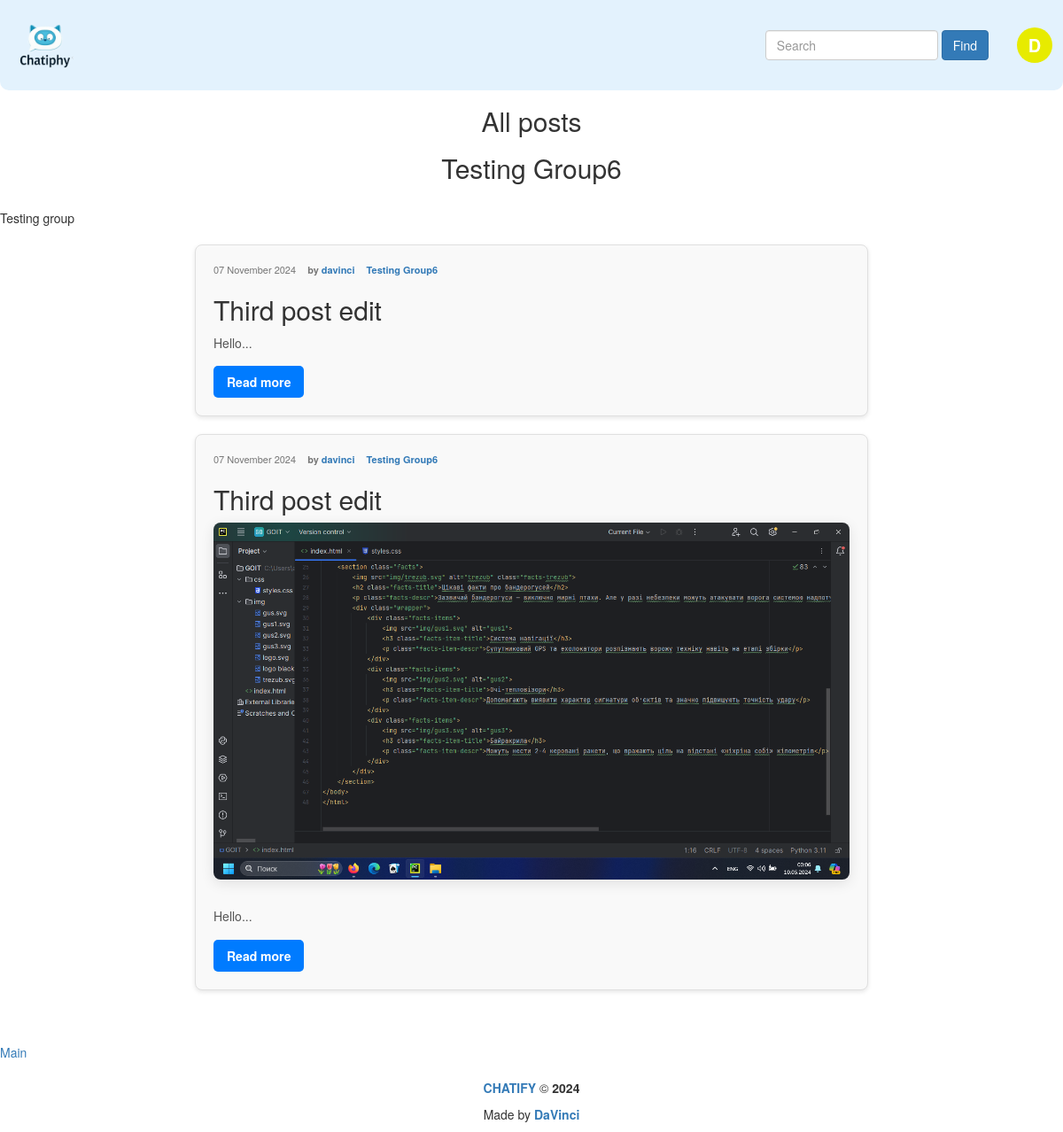
Before: /groups/testing-group6 (signed in) with the older database file.
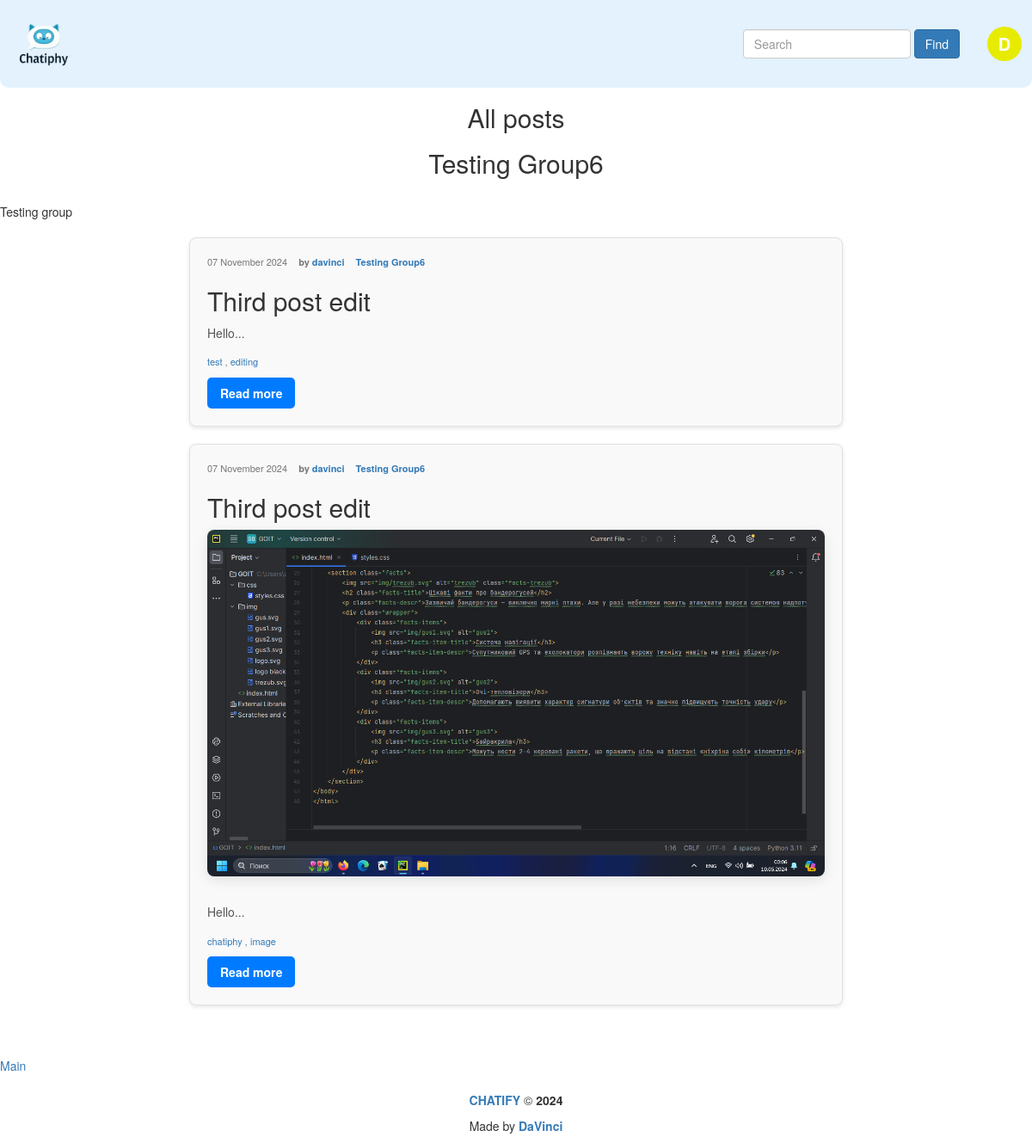
After: the same page with the newer database file.
### post_maker/models.py (models this page shows, shortened)
class Group(models.Model):
    title = models.CharField(max_length=200, default="")
    slug = models.SlugField(max_length=200, unique=True, blank=True)
    description = models.TextField(default="")
    def __str__(self):
        return self.title

class Post(models.Model):
    title = models.CharField(
        max_length=250,
        default=''
    )
    text = models.TextField(
        help_text="Enter the text of post"
    )
    slug = models.SlugField(
        max_length=200,
        blank=True
    )
    created = models.DateTimeField(
        auto_now_add=True
    )
    pub_date = models.DateTimeField(
        auto_now_add=True,
    )
    updated = models.DateTimeField(
        auto_now=True
    )
    author = models.ForeignKey(
        User,
        on_delete=models.CASCADE,
        verbose_name="Author",
        related_name="posts"
    )
    group = models.ForeignKey(
        Group,
        on_delete=models.SET_NULL,
        related_name="posts",
        blank=True,
        null=True,
        verbose_name="Group",
        help_text="Choose the group"
    )
    image = models.ImageField(
        "Post Image",
        upload_to="post_maker/img",
        blank=True
    )
    tag = TaggableManager()
    class Meta:
        ordering = ('-pub_date',)
        indexes = [
            models.Index(fields=['-pub_date'])
        ]
        verbose_name = "Post"
        verbose_name_plural = "Posts"
    def get_absolute_url(self):
        return reverse("post_maker:post_detail", args=[self.pk, self.slug])

### post_maker/views.py (the view)
# urls.py: path("groups/<slug:page>", views.group_posts_page, name="group_page"),
@login_required
def group_posts_page(request, page, tag_slug=None):
    template = "post_maker/group_posts_page.html"
    group = get_object_or_404(Group, slug=page)
    tag = None
    posts = Post.objects.filter(group=group).order_by("-pub_date")
    if tag_slug:
        tag = get_object_or_404(Tag, slug=tag_slug)
        posts = posts.filter(tag__in=[tag])
    page_obj = paginator(request, posts, 5)
    context = {
        "group": group,
        "page_obj":page_obj,
        "tag":tag
    }
    return render(request, template, context)

### core/context_processors/year.py (called while the page is built)
def year(request):
    year = datetime.now().year
    return {
        "year":year,
    }

### post_maker/views.py (called while the page is built)
@login_required
def paginator(request, posts, pages):
    paginator_obj = Paginator(posts, pages)
    page_number = request.GET.get('page')
    return paginator_obj.get_page(page_number)

### templates/post_maker/group_posts_page.html (shortened to what this page needs)
{% extends "base.html" %}
{% block header %}
    {% if tag %}
        <h2 class="block-header">Posts tagged with {{ tag.name }}</h2>
    {% else %}
        <h2 class="block-header">All posts</h2>
    {% endif %}
{% endblock %}
{% block content %}
    <h2 class="block-header">{{ group.title }}</h2>
    <br>
    {{ group.description }}
    <br>
    {% include "post_maker/includes/post_list.html" %}
    <br>
    <br>
    <a href="{% url 'post_maker:index' %}">Main</a>
{% endblock %}

### templates/base.html (shortened to what this page needs)
<!DOCTYPE html>
<html lang="en">
<head>
    {% load static %}
    <link rel="stylesheet" href="{% static 'css/styles.css' %}">
    <link rel="stylesheet" href="{% static 'css/post_list_styles.css' %}">
    <link rel="stylesheet" href="{% static 'css/comments_styles.css' %}">
    <link rel="stylesheet" href="{% static 'css/bootstrap.min.css' %}">
</head>
<body>
    <header>
        {% include "includes/header.html" %}
    </header>
    <br>
    <main>
        {% block header %}{% endblock %}
        {% block content %}
        {% endblock %}
    </main>
    <br>
    {% include "includes/footer.html" %}
</body>
</html>

### templates/includes/header.html (shortened to what this page needs)
{% load static %}
<div class="header-line">
    <div class="header-logo">
        <a href="{% url 'post_maker:index' %}">
            <img src="{% static 'img/header_logo.png' %}" class="header-logo-img" alt="CHATIPHY">
        </a>
    </div>
    <div class="nav-panel">
        <div class="search-form-full">
            <form class="form-inline" action="/">
                <input name="q" class="form-control form-control-lg mr-sm-2 " type="search" placeholder="Search" {% if keyword %} value="{{ keyword }}" {% endif %}>
                <button class="btn btn-primary" type="submit">Find</button>
            </form>
        </div>
        <div class="profile-link active">
                {% with request.user.username|slice:":1" as first_letter %}
                <button id="profileButton" class="navbar-toggler profile nav-link {% if user.is_authenticated %}in{% else %}out{% endif %}" data-bs-toggle="collapse" data-bs-target="#navbarNav" aria-controls="navbarNav" aria-expanded="false" aria-label="Menu">{{ first_letter|upper }}</button>
                {% endwith %}
        </div>
    </div>
</div>

### templates/post_maker/includes/post_list.html
<div class="post-list">
    {% for post in page_obj %}
        <div class="post-list-item">
            <div class="post-list-meta">
                <span class="post-list-date">{{post.pub_date|date:"d E Y"}}</span>
                <span class="post-list-author">by <a href="{% url 'post_maker:profile' post.author %}">{{ post.author }}</a></span>
                {% if post.group %}
                    <span class="post-list-group"><a href="{% url 'post_maker:group_page' post.group.slug %}">{{ post.group }}</a></span>
                {% endif %}
            </div>
            {% if post.title %}
                <h2 class="post-list-title">{{ post.title }}</h2>
            {% endif %}
            {% if post.image %}
                <div class="post-image">
                    <img src="{{ post.image.url }}" alt="{{ post.title }}">
                </div>
            {% endif %}
            <p class="post-excerpt">{{ post.text|slice:":30" }}...</p>
            <div class="post-list-meta">
                {% for tag in post.tag.all %}
                {% if request.resolver_match.view_name == "post_maker:index" or request.resolver_match.view_name == "post_maker:index_by_tag" %}
                    <a class="post-list-tags" href="{% url 'post_maker:index_by_tag' tag.slug %}">{{ tag.name }}</a>
                {% elif request.resolver_match.view_name == "post_maker:group_page" or request.resolver_match.view_name == "post_maker:group_page_by_tag" %}
                    <a class="post-list-tags" href="{% url 'post_maker:group_page_by_tag' post.group.slug tag.slug %}">{{ tag.name }}</a>
                {% elif request.resolver_match.view_name == "post_maker:profile" or request.resolver_match.view_name == "post_maker:profile_by_tag" %}
                    <a class="post-list-tags" href="{% url 'post_maker:profile_by_tag' post.author tag.slug %}">{{ tag.name }}</a>
                {% endif %}
                {% if not forloop.last %}, {% endif %}
                {% endfor %}
            </div>
            <a href="{{ post.get_absolute_url }}" class="read-more">Read more</a>
        </div>
    {% endfor %}
</div>

### templates/includes/footer.html
<footer class="border-top py-4">
    <div class="container text-center mt-auto">
        <p class="mb-0"><strong><a href="{% url 'post_maker:index' %}">CHATIFY</a></strong> © <b>{{ year }}</b></p>
        <p class="mb-0">Made by <strong><a href="{% url 'about:author' %}">DaVinci</a></strong></p>
    </div>
</footer>

### static/css/styles.css (style rules this page uses)
header { position: fixed; z-index: 1000; width: 100%; max-width: 100%; height: auto; max-height: 102px; margin-left: auto; margin-right: auto; background-color: #e3f2fd; border-radius: 0 0 10px 10px; }
main { margin-top: 100px; }
.header-line { display: flex; justify-content: space-between; align-items: center; padding: 0; height: 100%; box-sizing: border-box; }
.header-logo { flex-shrink: 0; display: flex; align-items: center; height: 100%; }
.header-logo-img { height: 102px; width: auto; max-width: 150px; max-height: 102px; cursor: pointer; padding: 0; }
.nav-panel { display: flex; align-items: center; gap: 20px; margin-left: auto; }
.profile { border-radius: 360px; display: inline-flex; justify-content: center; align-items: center; margin-right: 12px; margin-left: 12px; font-size: 20px; font-weight: bold; width: 40px; height: 40px; cursor: pointer; border: none; transition: background-color 0.3s ease, color 0.3s ease, transform 0.3s ease; }
.profile.in { background-color: #E7EB00; color: white; }
.form-control { width: 250px; }
@media (min-width: 480px) { .search-form-full { display: flex; align-items: center; } }

### static/css/post_list_styles.css (style rules this page uses)
.block-header { font-size: 3rem; color: #333; margin-bottom: 10px; text-align: center; }
.post-list { display: flex; flex-direction: column; gap: 20px; padding: 20px; max-width: 800px; margin: 0 auto; }
.post-list-item { background-color: #f9f9f9; border: 1px solid #e0e0e0; border-radius: 8px; padding: 20px; box-shadow: 0 2px 5px rgba(0, 0, 0, 0.1); transition: transform 0.3s, box-shadow 0.3s; }
.post-list-meta { font-size: 1.1rem; color: #777; margin-bottom: 10px; }
.post-list-date { margin-right: 10px; }
.post-list-author { font-weight: bold; margin-right: 10px; }
.post-list-group { font-weight: bold; }
.post-excerpt { font-size: 1.4rem; color: #555; line-height: 1.6; margin-bottom: 15px; }
.read-more { display: inline-block; padding: 8px 15px; background-color: #007bff; color: #fff; border-radius: 5px; text-decoration: none; font-weight: bold; transition: background-color 0.3s; }
.post-image img { width: 100%; height: auto; border-radius: 8px; margin-bottom: 30px; box-shadow: 0 4px 15px rgba(0, 0, 0, 0.1); }

Changed rows visible on the page:
changed Post (number 1 of 2 on the later page): gains Tag (name "test")
added Tag: name "editing", shown under Post (number 1 of 2 on the later page)
changed Post (number 2 of 2 on the later page): gains Tag (name "chatiphy")
added Tag: name "image", shown under Post (number 2 of 2 on the later page)
